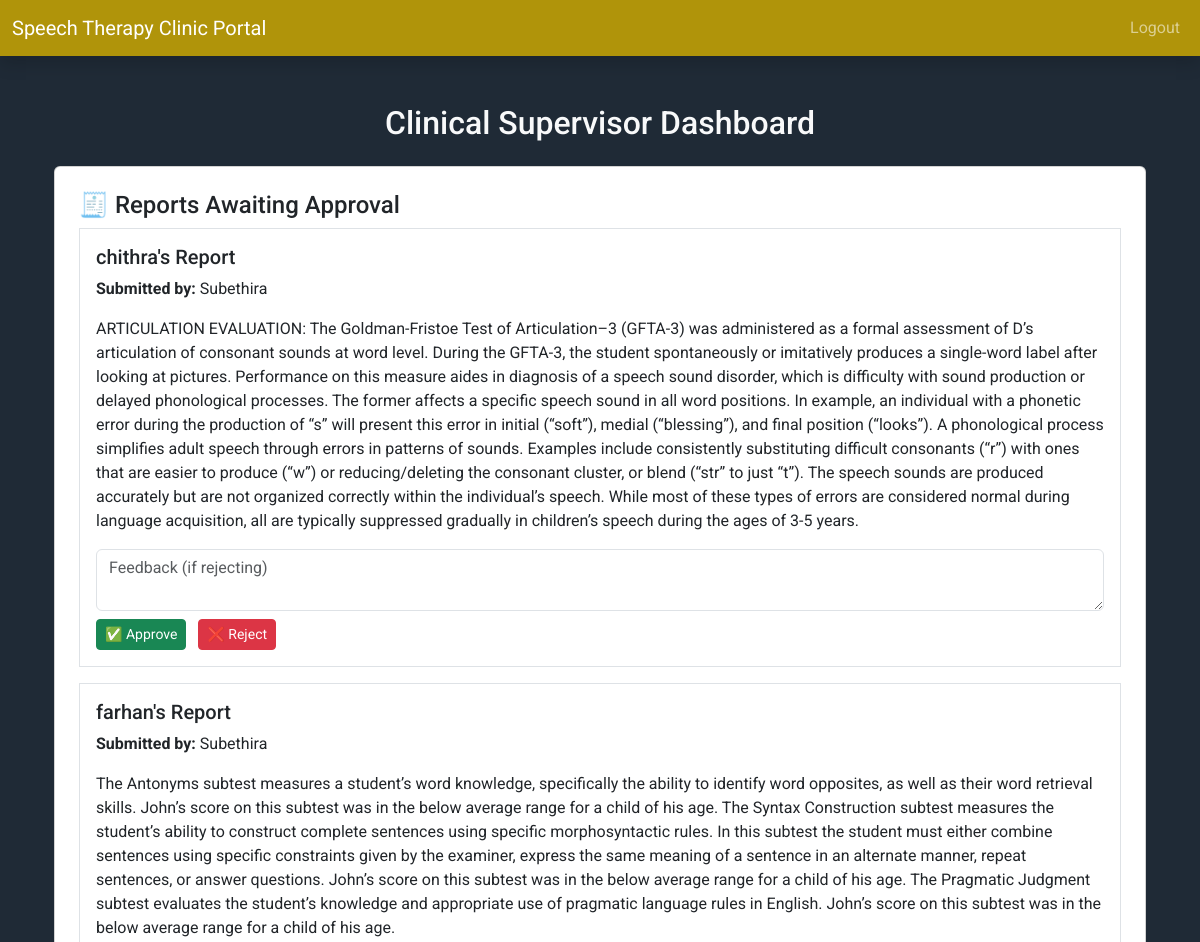
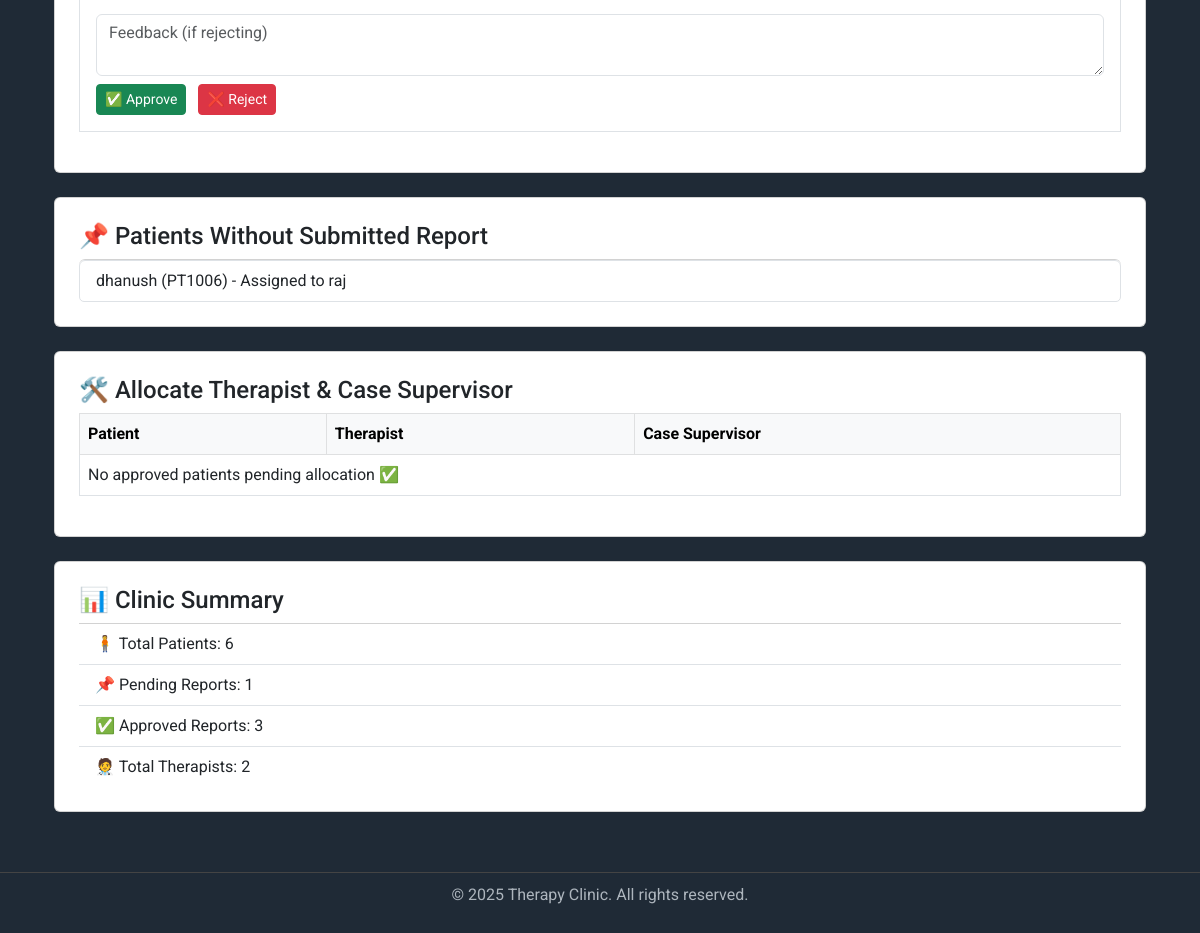
/clinical_supervisor_dashboard/ (signed in), run on the app's committed database (2 pictures, top to bottom).
### core/models.py (models this page shows, shortened)
class PreAssessmentReport(models.Model):
    patient = models.OneToOneField(Patient, on_delete=models.CASCADE)
    therapist = models.ForeignKey(User, on_delete=models.SET_NULL, null=True)
    report_text = models.TextField()
    approved = models.BooleanField(default=False)
    feedback = models.TextField(blank=True, null=True)
    created_at = models.DateTimeField(auto_now_add=True)

class Patient(models.Model):
    GENDER_CHOICES = [
        ('M', 'Male'),
        ('F', 'Female'),
        ('O', 'Other'),
    ]
    name = models.CharField(max_length=100)
    age = models.IntegerField()
    gender = models.CharField(max_length=1, choices=GENDER_CHOICES)
    phone = models.CharField(max_length=15)
    patient_id = models.CharField(max_length=10, unique=True, blank=True)
    is_first_time = models.BooleanField(default=True)
    therapist = models.ForeignKey(User, on_delete=models.SET_NULL, null=True, blank=True)
    created_at = models.DateTimeField(auto_now_add=True)
    final_therapist = models.ForeignKey(User, on_delete=models.SET_NULL, null=True, blank=True, related_name='final_therapist')
    case_supervisor = models.ForeignKey(User, on_delete=models.SET_NULL, null=True, blank=True, related_name='case_supervisor')
    rating = models.IntegerField(blank=True, null=True)

### core/views.py (the view, shortened to what this page needs)
# urls.py: path('clinical_supervisor_dashboard/', views.clinical_supervisor_dashboard, name='clinical_supervisor_dashboard'),
@login_required
def clinical_supervisor_dashboard(request):
    reports_pending = PreAssessmentReport.objects.filter(
        Q(approved=False) & (Q(feedback__isnull=True) | Q(feedback=''))
    )
    pending_reports = Patient.objects.filter(
        therapist__isnull=False,
        preassessmentreport__isnull=True
    )
    approved_reports = PreAssessmentReport.objects.filter(approved=True)
    patients_to_allocate = Patient.objects.filter(
        preassessmentreport__in=approved_reports,
        final_therapist__isnull=True
    )
    case_supervisors = User.objects.filter(profile__role='case_supervisor')
    therapists = User.objects.filter(profile__role='therapist')
    summary = {
        'total_patients': Patient.objects.count(),
        'pending_reports': pending_reports.count(),
        'approved_reports': approved_reports.count(),
        'therapist_count': therapists.count(),
    }
    return render(request, 'clinical_supervisor_dashboard.html', {
        'reports_pending': reports_pending,
        'pending_reports': pending_reports,
        'patients_to_allocate': patients_to_allocate,
        'case_supervisors': case_supervisors,
        'therapists': therapists,
        'summary': summary,
    })

### core/templates/clinical_supervisor_dashboard.html (shortened to what this page needs)
{% extends 'base.html' %}
{% block content %}
<div class="container mt-5">
    <h2 class="text-center mb-4">Clinical Supervisor Dashboard</h2>
    <div class="card p-4 mb-4">
        <h4>🧾 Reports Awaiting Approval</h4>
        {% if reports_pending %}
            {% for report in reports_pending %}
                <div class="border p-3 mb-3">
                    <h5>{{ report.patient.name }}'s Report</h5>
                    <p><strong>Submitted by:</strong> {{ report.therapist.username }}</p>
                    <p>{{ report.report_text }}</p>
                    <form method="POST" class="mt-2">
                        <div class="mb-2">
                            <textarea name="feedback" class="form-control" rows="2" placeholder="Feedback (if rejecting)"></textarea>
                        </div>
                        <button name="action" value="approve" class="btn btn-success btn-sm me-2">✅ Approve</button>
                        <button name="action" value="reject" class="btn btn-danger btn-sm">❌ Reject</button>
                    </form>
                </div>
            {% endfor %}
        {% else %}
            <p>No reports pending approval.</p>
        {% endif %}
    </div>
    <div class="card p-4 mb-4">
        <h4>📌 Patients Without Submitted Report</h4>
        <ul class="list-group">
            {% for p in pending_reports %}
                <li class="list-group-item">
                    {{ p.name }} ({{ p.patient_id }}) - Assigned to {{ p.therapist.username }}
                </li>
            {% empty %}
                <li class="list-group-item">All reports submitted ✅</li>
            {% endfor %}
        </ul>
    </div>
    <div class="card p-4 mb-4">
        <h4>🛠️ Allocate Therapist & Case Supervisor</h4>
        <form method="POST" action="">
            <div class="table-responsive">
                <table class="table table-bordered">
                    <thead class="table-light">
                        <tr>
                            <th>Patient</th>
                            <th>Therapist</th>
                            <th>Case Supervisor</th>
                        </tr>
                    </thead>
                    <tbody>
                        {% for patient in patients_to_allocate %}
                            <tr>
                                <td>{{ patient.name }} ({{ patient.patient_id }})</td>
                                <td>
                                    <select name="therapist_{{ patient.id }}" class="form-select form-select-sm" required>
                                        <option value="">-- Select --</option>
                                        {% for t in therapists %}
                                            <option value="{{ t.id }}">{{ t.username }}</option>
                                        {% endfor %}
                                    </select>
                                </td>
                                <td>
                                    <select name="case_supervisor_{{ patient.id }}" class="form-select form-select-sm" required>
                                        <option value="">-- Select --</option>
                                        {% for c in case_supervisors %}
                                            <option value="{{ c.id }}">{{ c.username }}</option>
                                        {% endfor %}
                                    </select>
                                </td>
                            </tr>
                        {% empty %}
                            <tr>
                                <td colspan="3">No approved patients pending allocation ✅</td>
                            </tr>
                        {% endfor %}
                    </tbody>
                </table>
            </div>
        </form>
    </div>
    <div class="card p-4 mb-4">
        <h4>📊 Clinic Summary</h4>
        <ul class="list-group list-group-flush">
            <li class="list-group-item">🧍 Total Patients: {{ summary.total_patients }}</li>
            <li class="list-group-item">📌 Pending Reports: {{ summary.pending_reports }}</li>
            <li class="list-group-item">✅ Approved Reports: {{ summary.approved_reports }}</li>
            <li class="list-group-item">🧑‍⚕️ Total Therapists: {{ summary.therapist_count }}</li>
        </ul>
    </div>
</div>
{% endblock %}

### core/templates/base.html (style rules this page uses)
body { font-family: 'Roboto', sans-serif; }
body { background-color: #1f2a36; color: #f8f9fa; }

### data on the page
PreAssessmentReport: patient.name "chithra", therapist.username "Subethira", report_text "ARTICULATION EVALUATION: The Goldman-Fristoe Test of Articulation–3 (GFTA-3) was administered as a formal assessment of D’s articulation of consonant sounds at word level. During the GFTA-3, the student spontaneously or imitatively produces a single-word label after looking at pictures. Performance on this measure aides in diagnosis of a speech sound disorder, which is difficulty with sound production or delayed phonological processes. The former affects a specific speech sound in all word positions. In example, an individual with a phonetic error during the production of “s” will present this error in initial (“soft”), medial (“blessing”), and final position (“looks”). A phonological…"
PreAssessmentReport: patient.name "farhan", therapist.username "Subethira", report_text "The Antonyms subtest measures a student’s word knowledge, specifically the ability to identify word opposites, as well as their word retrieval skills. John’s score on this subtest was in the below average range for a child of his age. The Syntax Construction subtest measures the student’s ability to construct complete sentences using specific morphosyntactic rules. In this subtest the student must either combine sentences using specific constraints given by the examiner, express the same meaning of a sentence in an alternate manner, repeat sentences, or answer questions. John’s score on this subtest was in the below average range for a child of his age. The Pragmatic Judgment subtest…"
Patient: name "dhanush", patient_id "PT1006", therapist.username "raj"

### other printed values
{{ summary.total_patients }} "6"
{{ summary.pending_reports }} "1"
{{ summary.approved_reports }} "3"
{{ summary.therapist_count }} "2"
